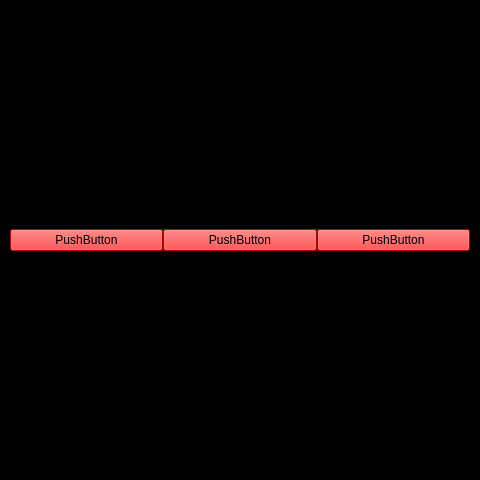
<?xml version="1.0" encoding="UTF-8"?>
<ui version="4.0">
 <class>MainWindow</class>
 <widget class="QMainWindow" name="MainWindow">
  <property name="geometry">
   <rect>
    <x>0</x>
    <y>0</y>
    <width>480</width>
    <height>480</height>
   </rect>
  </property>
  <property name="windowTitle">
   <string>MainWindow</string>
  </property>
  <property name="styleSheet">
   <string notr="true">background-color: rgb(0, 0, 0);</string>
  </property>
  <widget class="QWidget" name="centralwidget">
   <layout class="QHBoxLayout" name="drop_shadow_layout">
    <property name="spacing">
     <number>0</number>
    </property>
    <property name="leftMargin">
     <number>10</number>
    </property>
    <property name="topMargin">
     <number>10</number>
    </property>
    <property name="rightMargin">
     <number>10</number>
    </property>
    <property name="bottomMargin">
     <number>10</number>
    </property>
    <item>
     <layout class="QHBoxLayout" name="horizontalLayout">
      <item>
       <widget class="QPushButton" name="pushButton">
        <property name="styleSheet">
         <string notr="true">background-color: rgb(255, 0, 0);</string>
        </property>
        <property name="text">
         <string>PushButton</string>
        </property>
       </widget>
      </item>
      <item>
       <widget class="QPushButton" name="pushButton_2">
        <property name="styleSheet">
         <string notr="true">background-color: rgb(255, 0, 0);</string>
        </property>
        <property name="text">
         <string>PushButton</string>
        </property>
       </widget>
      </item>
      <item>
       <widget class="QPushButton" name="pushButton_3">
        <property name="styleSheet">
         <string notr="true">background-color: rgb(255, 0, 0);</string>
        </property>
        <property name="text">
         <string>PushButton</string>
        </property>
       </widget>
      </item>
     </layout>
    </item>
   </layout>
  </widget>
 </widget>
 <resources/>
 <connections/>
</ui>
